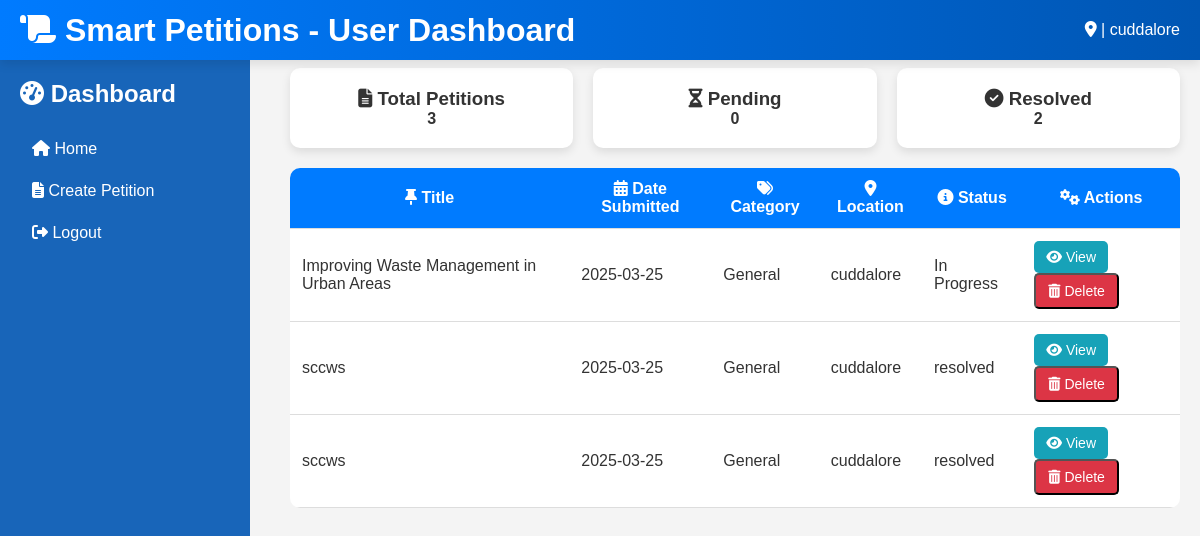
Screenshot of /user_dashboard (signed in) with the database file from the repository.
### main.py (models this page shows)
class User(db.Model, UserMixin):
    id = db.Column(db.Integer, primary_key=True)
    username = db.Column(db.String(150), unique=True, nullable=False)
    password = db.Column(db.String(150), nullable=False)
    role = db.Column(db.String(50), nullable=False)  # "admin", "user", "officer"
    city = db.Column(db.String(100), nullable=True)  # Location tracking
    tags = db.Column(db.String(255))

class Petition(db.Model):
    id = db.Column(db.Integer, primary_key=True)
    title = db.Column(db.String(255), nullable=False)
    description = db.Column(db.Text, nullable=False)
    category = db.Column(db.String(100), nullable=False)
    priority = db.Column(db.String(50), default="Medium")
    city = db.Column(db.String(100), nullable=True)
    date_created = db.Column(db.DateTime, default=datetime.utcnow)
    sentiment = db.Column(db.String(50), nullable=True)
    success_prediction = db.Column(db.String(50), nullable=True)
    status = db.Column(db.String(50), default="Pending")
    user_id = db.Column(db.Integer, db.ForeignKey('user.id'), nullable=False)
    assigned_to = db.Column(db.Integer, db.ForeignKey('user.id'))
    user = db.relationship('User', foreign_keys=[user_id], backref='petitions')
    assigned_admin = db.relationship('User', foreign_keys=[assigned_to], backref='assigned_petitions')

### main.py (the view)
@app.route('/user_dashboard')
@login_required
def user_dashboard():
    petitions = Petition.query.filter_by(user_id=current_user.id).all()
    print(f"Total Petitions: {len(petitions)}")
    for p in petitions:
        print(f"Petition: {p.title}, Status: {p.status}")
    total_petitions = len(petitions)
    pending_count = sum(1 for p in petitions if p.status.lower() == "pending")
    resolved_count = sum(1 for p in petitions if p.status.lower() == "resolved")
    return render_template('user_dashboard.html',
                           petitions=petitions,
                           total_petitions=total_petitions,
                           pending_count=pending_count,
                           resolved_count=resolved_count)

### main.py (called while the page is built)
@login_manager.user_loader
def load_user(user_id):
    if '_user_id' in session:
        return User.query.get(int(session['_user_id']))
    return None

### templates/user_dashboard.html (shortened to what this page needs)
<!DOCTYPE html>
<html lang="en">
<head>
    <link rel="stylesheet" href="https://cdnjs.cloudflare.com/ajax/libs/font-awesome/6.4.2/css/all.min.css">
    <link rel="stylesheet" href="{{ url_for('static', filename='styles.css') }}">
</head>
<body>
    <div class="title-bar">
        <h1><i class="fas fa-scroll"></i> Smart Petitions - User Dashboard</h1>
        <div class="user-location">
            <i class="fas fa-map-marker-alt"></i> {{ current_user.name }} | {{ current_user.city }}
        </div>
    </div>
    <div class="sidebar">
        <h2><i class="fas fa-tachometer-alt"></i> Dashboard</h2>
        <ul>
            <li><a href="{{ url_for('user_dashboard') }}"><i class="fas fa-home"></i> Home</a></li>
            <li><a href="{{ url_for('create_petition') }}"><i class="fas fa-file-alt"></i> Create Petition</a></li>
            <li><a href="{{ url_for('logout') }}"><i class="fas fa-sign-out-alt"></i> Logout</a></li>
        </ul>
    </div>
    <div class="main-content">
        <div class="header">
            <h2><i class="fas fa-file-signature"></i> Your Petitions</h2>
        </div>
            <div class="dashboard-cards">
                <div class="card">
                    <h3><i class="fas fa-file-alt"></i> Total Petitions</h3>
                    <p><strong>{{ total_petitions or 0 }}</strong></p>
                </div>
                <div class="card">
                    <h3><i class="fas fa-hourglass-half"></i> Pending</h3>
                    <p><strong>{{ pending_count or 0 }}</strong></p>
                </div>
                <div class="card">
                    <h3><i class="fas fa-check-circle"></i> Resolved</h3>
                    <p><strong>{{ resolved_count or 0 }}</strong></p>
                </div>
            </div>
        <table class="petition-table">
            <thead>
                <tr>
                    <th><i class="fas fa-thumbtack"></i> Title</th>
                    <th><i class="fas fa-calendar-alt"></i> Date Submitted</th>
                    <th><i class="fas fa-tags"></i> Category</th>
                    <th><i class="fas fa-map-marker-alt"></i> Location</th>
                    <th><i class="fas fa-info-circle"></i> Status</th>
                    <th><i class="fas fa-cogs"></i> Actions</th>
                </tr>
            </thead>
            <tbody>
                {% for petition in petitions %}
                <tr>
                    <td>{{ petition.title }}</td>
                    <td>{{ petition.date_created.strftime('%Y-%m-%d') }}</td>
                    <td>{{ petition.category }}</td>
                    <td>{{ petition.city }}</td>
                    <td>
                        <span class="status
                            ">
                            {{ petition.status }}
                        </span>
                    </td>
                    <td>
                        <a href="{{ url_for('view_petition', petition_id=petition.id) }}" class="btn btn-info">
                            <i class="fas fa-eye"></i> View
                        </a>
                        <form method="POST" action="{{ url_for('delete_petition', petition_id=petition.id) }}" style="display:inline;">
                            <button type="submit" class="btn btn-danger delete-btn" onclick="return confirm('Are you sure you want to delete this petition?');">
                                <i class="fas fa-trash-alt"></i> Delete
                            </button>
                        </form>
                    </td>
                </tr>
                {% endfor %}
            </tbody>
        </table>
    </div>
</body>
</html>

### static/css/styles.css (style rules this page uses)
body { font-family: 'Poppins', sans-serif; background-color: #f4f4f4; margin: 0; padding: 0; transition: background 0.3s ease-in-out; }
.card { background: white; padding: 20px; border-radius: 10px; box-shadow: 0 4px 8px rgba(0, 0, 0, 0.2); transition: transform 0.3s ease-in-out; }
.card { animation: fadeIn 0.5s ease-in-out; }

### templates/user_dashboard.html (style rules this page uses)
* { margin: 0; padding: 0; box-sizing: border-box; font-family: 'Poppins', sans-serif; }
body { background: #f4f4f4; color: #333; transition: background 0.3s ease, color 0.3s ease; }
.title-bar { width: 100%; height: 60px; background: linear-gradient(to right, #007bff, #0056b3); color: white; display: flex; justify-content: space-between; align-items: center; padding: 0 20px; position: fixed; top: 0; left: 0; z-index: 1000; box-shadow: 0px 4px 10px rgba(0, 0, 0, 0.1); }
.sidebar { width: 250px; height: 100vh; background: rgba(0, 86, 179, 0.9); color: white; padding: 20px; position: fixed; left: 0; top: 60px; }
.sidebar ul { list-style: none; margin-top: 20px; }
.sidebar ul li { padding: 12px; transition: 0.3s; }
.sidebar ul li a { color: white; text-decoration: none; font-size: 16px; }
.main-content { margin-left: 270px; padding: 20px; }
.dashboard-cards { display: flex; gap: 20px; margin-top: 20px; }
.card { background: white; padding: 20px; border-radius: 10px; box-shadow: 0px 4px 10px rgba(0, 0, 0, 0.1); text-align: center; flex: 1; }
.petition-table { width: 100%; margin-top: 20px; border-collapse: collapse; background: white; border-radius: 10px; overflow: hidden; }
.petition-table th, .petition-table td { padding: 12px; border-bottom: 1px solid #ddd; }
.petition-table th { background: #007bff; color: white; }
.btn { padding: 8px 12px; border-radius: 5px; text-decoration: none; font-size: 14px; max-width: 150px; display: inline-block; text-align: center; }
.btn-info { background: #17a2b8; color: white; }
.btn-danger { background: #dc3545; color: white; }

### rows the page displays
User: city "cuddalore"
Petition: title "Improving Waste Management in Urban Areas", date_created "2025-03-25", category "General", city "cuddalore", status "In Progress"
Petition: title "sccws", date_created "2025-03-25", category "General", city "cuddalore", status "resolved"
Petition: title "sccws", date_created "2025-03-25", category "General", city "cuddalore", status "resolved"

### other values shown
{{ total_petitions or 0 }} "3"
{{ pending_count or 0 }} "0"
{{ resolved_count or 0 }} "2"
